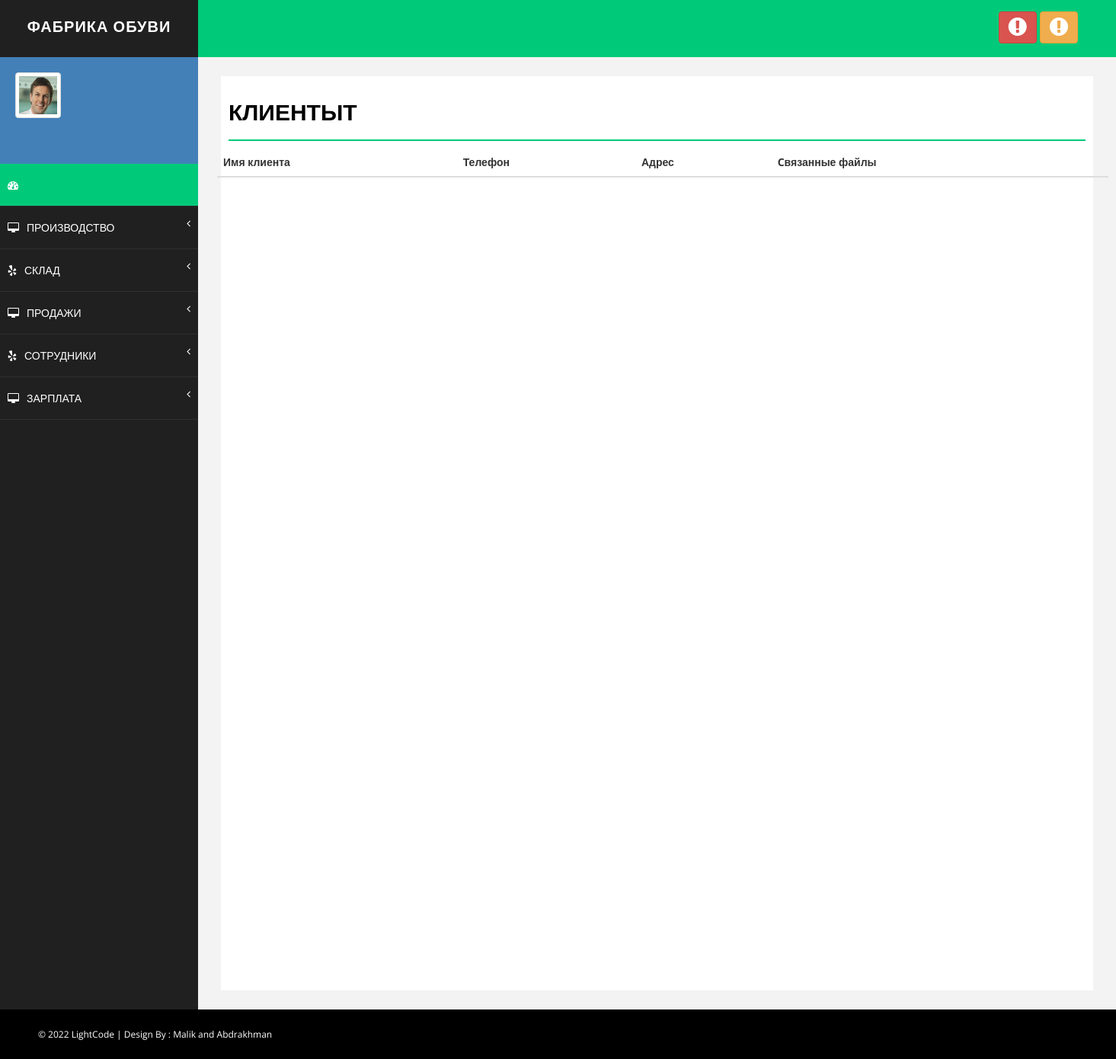
The page /clients (signed in) on the database as committed earlier.
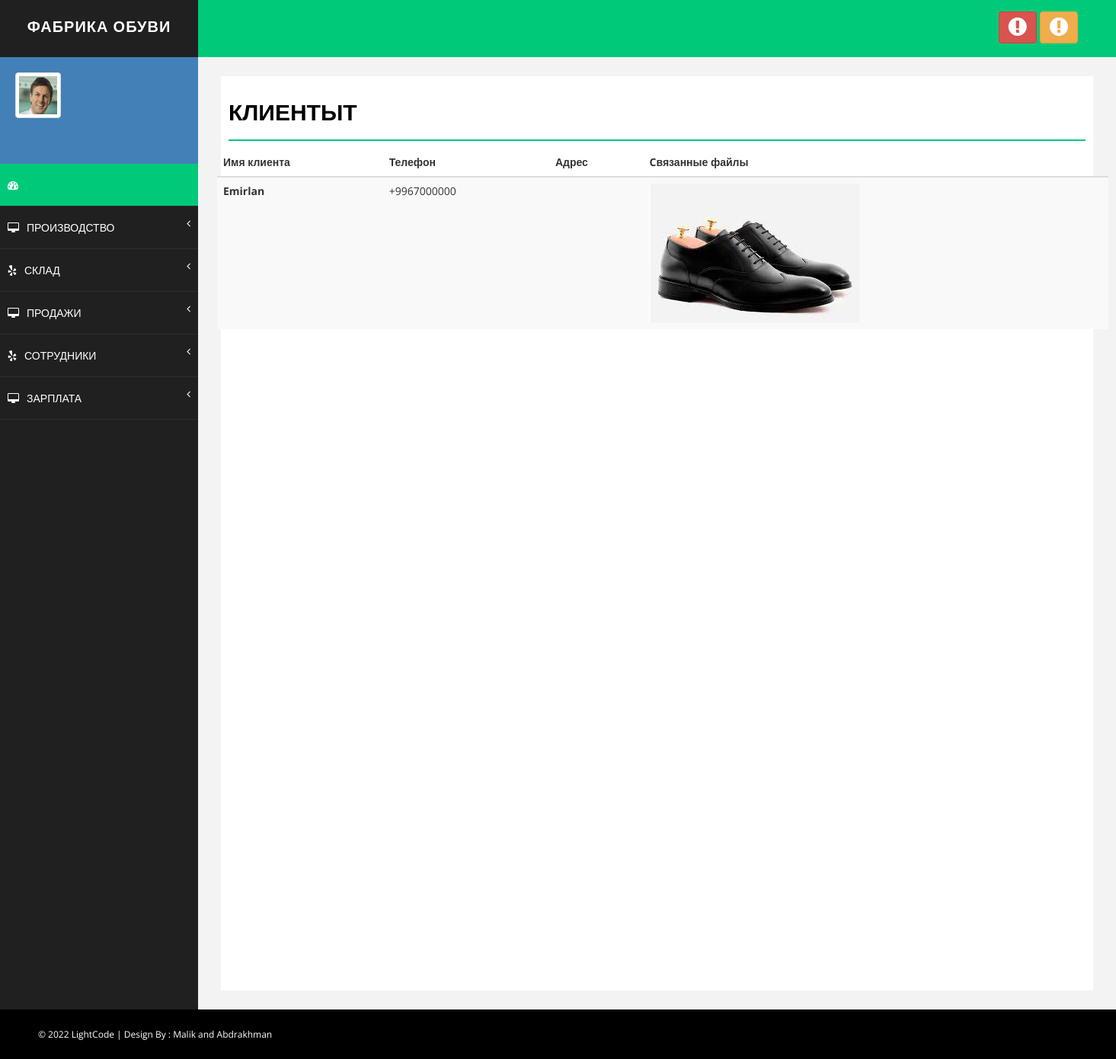
The same page on the database as committed later.
### manufacture/models.py (models this page shows, shortened)
class Client(models.Model):
    created_time = models.DateTimeField(auto_now_add=True)
    name = models.CharField(max_length=100, verbose_name='Клиент')
    phone = models.CharField(max_length=100, verbose_name='Номер телефона')
    address = models.CharField(max_length=100, blank=True)
    file = models.FileField(upload_to='media/clients/%Y/%m/%d', blank=True)

### manufacture/views.py (the view)
# urls.py: path('clients', view_client, name='clients'),
def view_client(request):
    clients = Client.objects.all()
    return render(request, 'manufacture/clients.html', {'clients': clients})

### manufacture/templates/manufacture/clients.html (shortened to what this page needs)
{% extends 'base.html' %}
{% load static %}
{% block content %}
 <div id="page-wrapper">
            <div id="page-inner">
                <div class="row">
                    <div class="col-md-12">
                        <h1 class="page-head-line">Клиентыт</h1>
					</div>
	<body>
	<section class="ftco-section">
		<div class="container">
			<div class="row">
				<div class="col-md-15">
					<div class="table-wrap">
						<table class="table table-striped">
						  <thead>
						    <tr>
						      <th>Имя клиента</th>
						      <th>Телефон</th>
						      <th>Адрес</th>
								<th>Cвязанные файлы</th>
						    </tr>
						  </thead>
						  <tbody>
						  {% for client in clients %}
						    <tr>
						      <th >{{ client.name }}</th>
								<td>{{ client.phone }}</td>
						      <td>{{ client.address }}</td>
						      <td><img src="{{ client.file.url }}" alt=""></td>
						    </tr>
						  {% endfor %}
						  </tbody>
						</table>
					</div>
				</div>
			</div>
		</div>
	</section>
            </div>
        </div>
	</html>
{% endblock %}

Rows that differ between the two databases and show on the page:
added Client: name "Emirlan", phone "+9967000000", file (picture)
